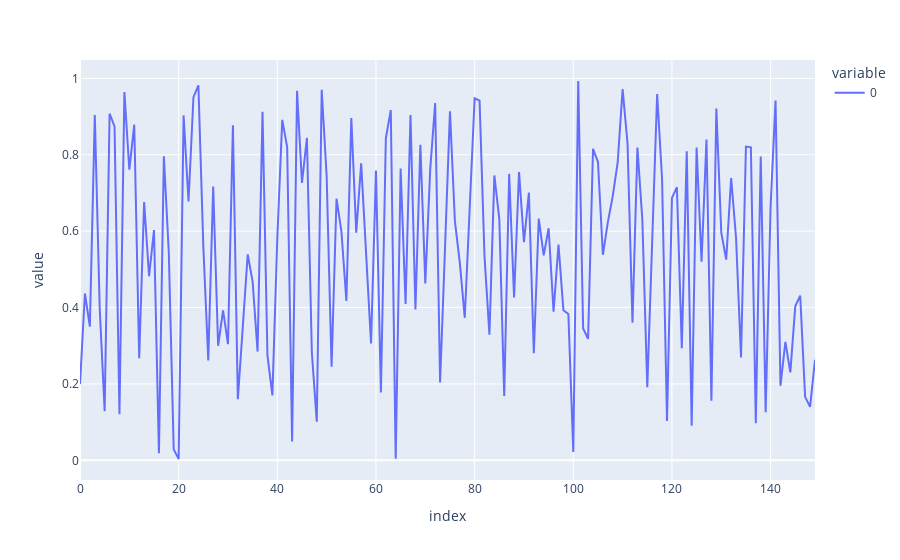

The notebook cell saved with this chart:
### Markdown cell above
# Notebook

This notebook plots random numbers with a seed, it will be helpful to help us distinguish the changes between cells. The only issue is we won't be able to track very large differences in notebook commits, but this is a helpful starting point.

### Code cell
np.random.seed = 55555
fig = px.line(np.random.rand(150))
fig.show()

### Figure 1 — Plotly figure (JSON) as saved in the notebook; plotly's stock layout.template omitted (floating-point values rounded to 4 significant figures; data arrays with more than 128 entries replaced by an {"elided": "..."} marker saying what was removed)
{"data": [{"hovertemplate": "variable=0<br>index=%{x}<br>value=%{y}<extra></extra>", "legendgroup": "0", "line": {"color": "#636efa", "dash": "solid"}, "marker": {"symbol": "circle"}, "mode": "lines", "name": "0", "orientation": "v", "showlegend": true, "type": "scatter", "x": {"elided": "150 int values"}, "xaxis": "x", "y": {"elided": "150 float values"}, "yaxis": "y"}], "layout": {"legend": {"title": {"text": "variable"}, "tracegroupgap": 0}, "margin": {"t": 60}, "xaxis": {"anchor": "y", "domain": [0, 1], "title": {"text": "index"}}, "yaxis": {"anchor": "x", "domain": [0, 1], "title": {"text": "value"}}}}
